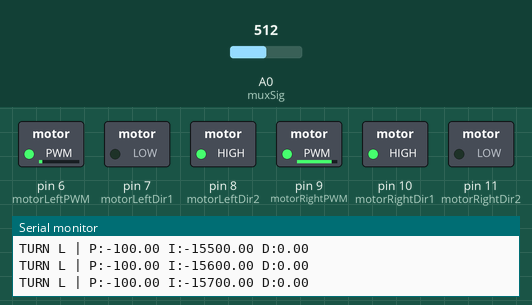
A sketch run on a simulated Teensy 4. Shown: switched loads named in the sketch (green lamp = pin HIGH), the last lines printed to the serial monitor. Inputs (shaded band) come from the test bench; at power-on: A0 (muxSig) = 512 (analog values on the 0–1023 scale). Pins used as bus, display or sensor lines are not drawn.

Above: at 1.2 s.
1.3 s: A0 (muxSig) set to 687
2.8 s: A0 (muxSig) set to 718
At 3.2 s:
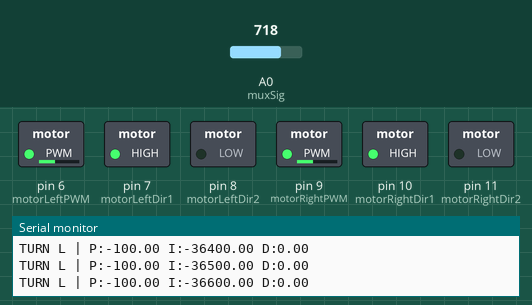
Timing chart, 0 to 5.8 s (numbered marks = the images above; inputs shaded):
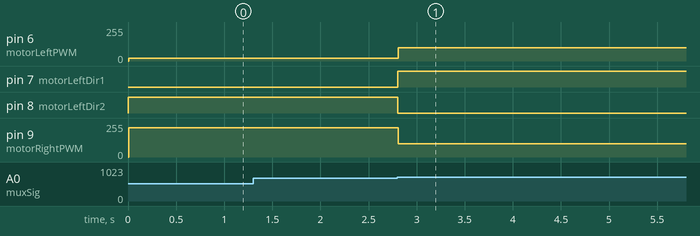

The sketch:

LFR_Teensy_Copy.ino
```cpp
const int muxS0 = 2;
const int muxS1 = 3;
const int muxS2 = 4;
const int muxS3 = 5;
const int muxSig = A0;

const int motorLeftPWM = 6;
const int motorLeftDir1 = 7;
const int motorLeftDir2 = 8;
const int motorRightPWM = 9;
const int motorRightDir1 = 10;
const int motorRightDir2 = 11;

float Kp = 1.2;
float Ki = 0.0;
float Kd = 0.5;

float P = 0, D = 0;
float I = 0;
float lastError = 0;
float PIDvalue = 0;

int sensorValues[16];
int baseSpeed = 100;

void setup() {
  Serial.begin(115200);

  analogReadResolution(12);

  pinMode(muxS0, OUTPUT);
  pinMode(muxS1, OUTPUT);
  pinMode(muxS2, OUTPUT);
  pinMode(muxS3, OUTPUT);
  pinMode(muxSig, INPUT);

  pinMode(motorLeftPWM, OUTPUT);
  pinMode(motorLeftDir1, OUTPUT);
  pinMode(motorLeftDir2, OUTPUT);
  pinMode(motorRightPWM, OUTPUT);
  pinMode(motorRightDir1, OUTPUT);
  pinMode(motorRightDir2, OUTPUT);

  digitalWrite(motorLeftDir1, HIGH);
  digitalWrite(motorLeftDir2, LOW);
  digitalWrite(motorRightDir1, HIGH);
  digitalWrite(motorRightDir2, LOW);
}

void readSensors() {
  for (int i = 0; i < 16; i++) {
    digitalWrite(muxS0, bitRead(i, 0));
    digitalWrite(muxS1, bitRead(i, 1));
    digitalWrite(muxS2, bitRead(i, 2));
    digitalWrite(muxS3, bitRead(i, 3));

    delayMicroseconds(20);

    int rawValue = analogRead(muxSig);

    if (rawValue >= 2800 && rawValue <= 4000) {
      sensorValues[i] = map(rawValue, 2800, 3900, 0, 1000);
      sensorValues[i] = constrain(sensorValues[i], 0, 1000);
    } else {
      sensorValues[i] = 0;
    }
  }
}

void loop() {
  readSensors();

  long leftData = 0;
  long centerData = 0;
  long rightData = 0;

  for(int i=0; i<5; i++) leftData += sensorValues[i];
  for(int i=5; i<11; i++) centerData += sensorValues[i];
  for(int i=11; i<16; i++) rightData += sensorValues[i];

  long weightedSum = 0;
  long sum = 0;

  for(int i = 0; i < 16; i++) {
    float weight = (i - 7.5) * 10.0;
    weightedSum += sensorValues[i] * weight;
    sum += sensorValues[i];
  }

  float error = 0;
  if (sum > 0) {
    error = (float)weightedSum / sum;
  } else {
    error = (lastError > 0) ? 100 : -100;
  }

  P = error;
  I = I + error;
  D = error - lastError;
  lastError = error;

  PIDvalue = (Kp * P) + (Ki * I) + (Kd * D);

  int leftSpeed = baseSpeed + PIDvalue;
  int rightSpeed = baseSpeed - PIDvalue;

  leftSpeed = constrain(leftSpeed, -255, 255);
  rightSpeed = constrain(rightSpeed, -255, 255);

  setMotorSpeed(leftSpeed, rightSpeed);

  if (abs(error) > 15) {
    if (error < 0) {
      Serial.print("TURN L | ");
    } else {
      Serial.print("TURN R | ");
    }
    Serial.print("P:"); Serial.print(P);
    Serial.print(" I:"); Serial.print(I);
    Serial.print(" D:"); Serial.println(D);
  }

  delay(5);
}

void setMotorSpeed(int left, int right) {
  if (left >= 0) {
    digitalWrite(motorLeftDir1, HIGH);
    digitalWrite(motorLeftDir2, LOW);
    analogWrite(motorLeftPWM, left);
  } else {
    digitalWrite(motorLeftDir1, LOW);
    digitalWrite(motorLeftDir2, HIGH);
    analogWrite(motorLeftPWM, -left);
  }

  if (right >= 0) {
    digitalWrite(motorRightDir1, HIGH);
    digitalWrite(motorRightDir2, LOW);
    analogWrite(motorRightPWM, right);
  } else {
    digitalWrite(motorRightDir1, LOW);
    digitalWrite(motorRightDir2, HIGH);
    analogWrite(motorRightPWM, -right);
  }
}
```

Measured:
- the behaviour switches between 700 and 701 on A0 (muxSig) (found by bisection; images 0 and 1)
- after the input at 2.8 s, pin 6 (motorLeftPWM): 20/255 → 100/255 at once; pin 7 (motorLeftDir1): LOW → HIGH at once; pin 8 (motorLeftDir2): HIGH → LOW at once; pin 9 (motorRightPWM): 220/255 → 100/255 at once
